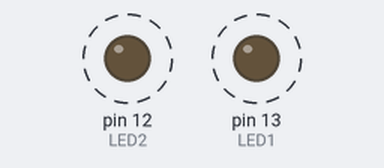
Bench run of a sketch on a simulated Arduino Uno, built with avr-gcc and run on an emulated ATmega328P. Parts: output pins drawn as LEDs (lit = HIGH). Dashed ring = blinking.

Above: at 0.2 s.
Timing chart, 0 to 4.6 s (numbered marks = the images above):
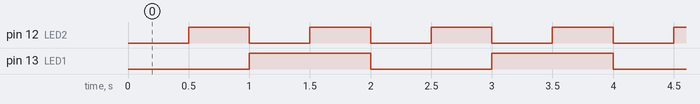

The sketch:

Percobaan6B_Modif.ino
```cpp
#include <Arduino.h>

// ====================== PIN SETUP ======================
const int LED1 = 13;   // LED pertama
const int LED2 = 12;   // LED kedua

// ====================== STATE LED ======================
bool led1State = false;
bool led2State = false;

// ====================== TIMING ======================
unsigned long previousMillisLED1 = 0;
unsigned long previousMillisLED2 = 0;

const unsigned long intervalLED1 = 1000; // 1 detik
const unsigned long intervalLED2 = 500;  // 500 ms

void setup() {
  pinMode(LED1, OUTPUT);
  pinMode(LED2, OUTPUT);
}

void loop() {
  unsigned long currentMillis = millis();

  // ====================== LED 1 (1 detik) ======================
  if (currentMillis - previousMillisLED1 >= intervalLED1) {
    previousMillisLED1 = currentMillis;      // update waktu terakhir
    led1State = !led1State;                  // toggle LED
    digitalWrite(LED1, led1State);
  }

  // ====================== LED 2 (500 ms) ======================
  if (currentMillis - previousMillisLED2 >= intervalLED2) {
    previousMillisLED2 = currentMillis;      // update waktu terakhir
    led2State = !led2State;                  // toggle LED
    digitalWrite(LED2, led2State);
  }
}
```

Measured:
- by itself, pin 12 (LED2): alternates HIGH for 0.50 s and LOW for 0.50 s
- by itself, pin 13 (LED1): alternates HIGH for 1.0 s and LOW for 1.0 s
- by itself, everything shown: repeats every 2.0 s, in 4 steps
